Frame 1 (no input): blank canvas, image omitted
Frame 60 (no input): blank canvas, image omitted
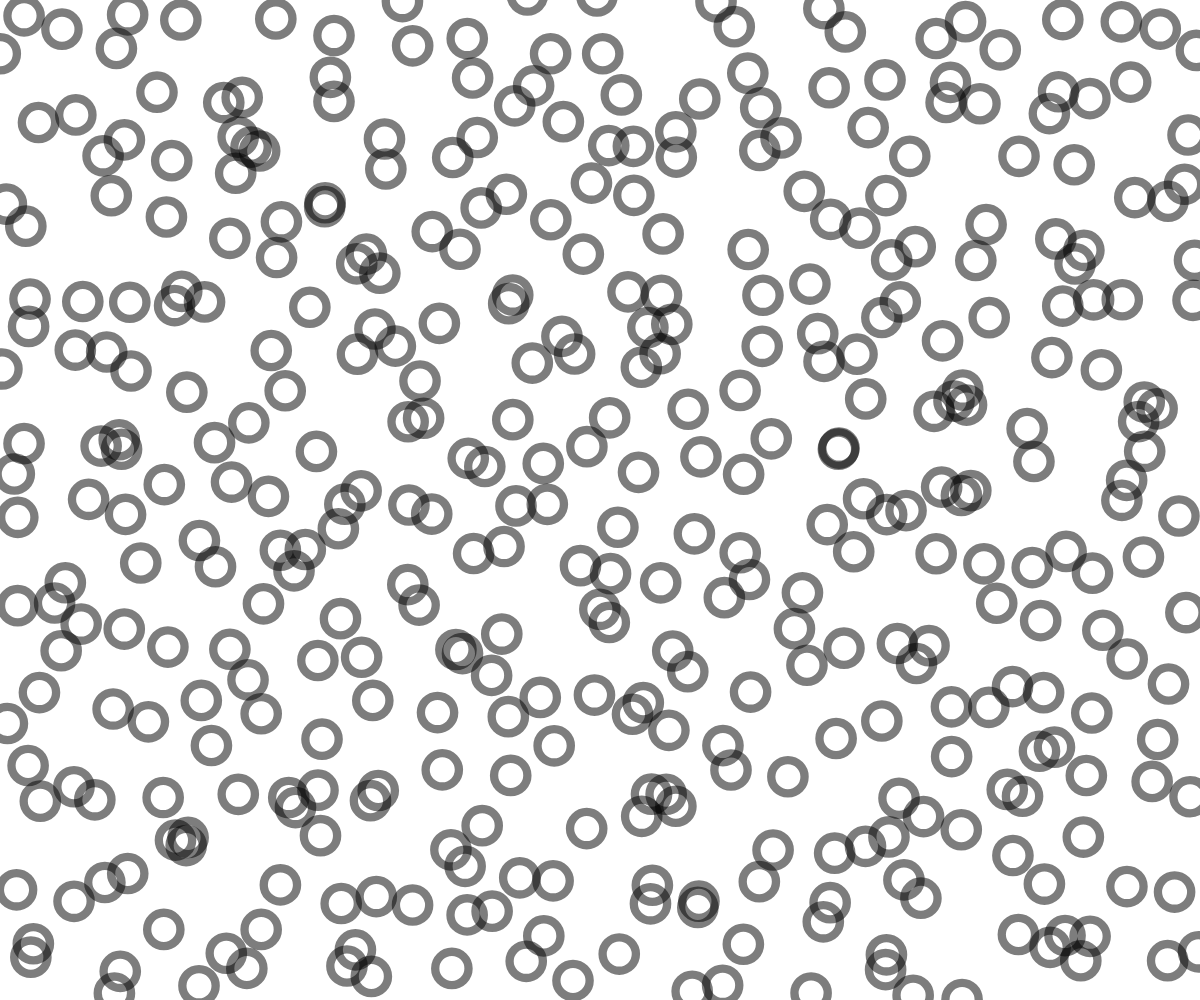
Frame 120 (the mouse pressed at the canvas centre since frame 60)

The p5.js sketch whose frames 1 and 60 were blank and that drew this single picture after the mouse press (run headless with seeded random() and noise() and a simulated clock; from frame 60 on, the mouse is pressed at the canvas centre):

// p5.js sketch
// ── sketch.js
// P_2_1_2_01
//
// Generative Gestaltung – Creative Coding im Web
// ISBN: 978-3-87439-902-9, First Edition, Hermann Schmidt, Mainz, 2018
// Benedikt Groß, Hartmut Bohnacker, Julia Laub, Claudius Lazzeroni
// with contributions by Joey Lee and Niels Poldervaart
// Copyright 2018
//
// http://www.generative-gestaltung.de
//
// Licensed under the Apache License, Version 2.0 (the "License");
// you may not use this file except in compliance with the License.
// You may obtain a copy of the License at http://www.apache.org/licenses/LICENSE-2.0
// Unless required by applicable law or agreed to in writing, software
// distributed under the License is distributed on an "AS IS" BASIS,
// WITHOUT WARRANTIES OR CONDITIONS OF ANY KIND, either express or implied.
// See the License for the specific language governing permissions and
// limitations under the License.

/**
 * changing size and position of circles in a grid
 *
 * MOUSE
 * position x          : circle position
 * position y          : circle size
 * left click          : random position
 *
 * KEYS
 * s                   : save png
 */
'use strict';

var tileCount = 20;
var actRandomSeed = 0;

var circleAlpha = 130;
var circleColor;

function setup() {
  createCanvas(windowWidth, windowHeight);
  noFill();
  circleColor = color(0, 0, 0, circleAlpha);
}

function draw() {
  translate(width / tileCount / 2, height / tileCount / 2);

  background(255);

  randomSeed(actRandomSeed);

  stroke(circleColor);
  strokeWeight(mouseY / 60);

  for (var gridY = 0; gridY < tileCount; gridY++) {
    for (var gridX = 0; gridX < tileCount; gridX++) {

      var posX = width / tileCount * gridX;
      var posY = height / tileCount * gridY;

      var shiftX = random(-mouseX, mouseX) / 20;
      var shiftY = random(-mouseX, mouseX) / 20;

      ellipse(posX + shiftX, posY + shiftY, mouseY / 15, mouseY / 15);
    }
  }
}

function mousePressed() {
  actRandomSeed = random(100000);
}
